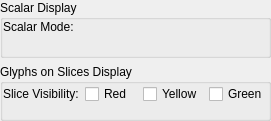
<?xml version="1.0" encoding="UTF-8"?>
<ui version="4.0">
 <class>qCjyxDiffusionTensorVolumeDisplayWidget</class>
 <widget class="qCjyxWidget" name="qCjyxDiffusionTensorVolumeDisplayWidget">
  <property name="geometry">
   <rect>
    <x>0</x>
    <y>0</y>
    <width>271</width>
    <height>121</height>
   </rect>
  </property>
  <property name="windowTitle">
   <string>Tensor Display Properties</string>
  </property>
  <layout class="QVBoxLayout" name="verticalLayout">
   <property name="leftMargin">
    <number>0</number>
   </property>
   <property name="topMargin">
    <number>0</number>
   </property>
   <property name="rightMargin">
    <number>0</number>
   </property>
   <property name="bottomMargin">
    <number>0</number>
   </property>
   <item>
    <widget class="ctkCollapsibleGroupBox" name="CollapsibleGroupBox_2">
     <property name="title">
      <string>Scalar Display</string>
     </property>
     <layout class="QFormLayout" name="formLayout">
      <property name="leftMargin">
       <number>0</number>
      </property>
      <property name="topMargin">
       <number>0</number>
      </property>
      <property name="rightMargin">
       <number>0</number>
      </property>
      <property name="bottomMargin">
       <number>0</number>
      </property>
      <item row="0" column="0">
       <widget class="QLabel" name="ScalarInvariantLabel">
        <property name="text">
         <string>Scalar Mode:</string>
        </property>
       </widget>
      </item>
      <item row="0" column="1">
       <widget class="qDMMLScalarInvariantComboBox" name="ScalarInvariantComboBox"/>
      </item>
      <item row="1" column="0" colspan="2">
       <widget class="qCjyxScalarVolumeDisplayWidget" name="ScalarVolumeDisplayWidget" native="true"/>
      </item>
     </layout>
    </widget>
   </item>
   <item>
    <widget class="ctkCollapsibleGroupBox" name="GlyphsOnSlicesDisplayCollapsibleGroupBox">
     <property name="title">
      <string>Glyphs on Slices Display</string>
     </property>
     <layout class="QFormLayout" name="formLayout_4">
      <property name="fieldGrowthPolicy">
       <enum>QFormLayout::AllNonFixedFieldsGrow</enum>
      </property>
      <property name="leftMargin">
       <number>0</number>
      </property>
      <property name="topMargin">
       <number>0</number>
      </property>
      <property name="rightMargin">
       <number>0</number>
      </property>
      <property name="bottomMargin">
       <number>0</number>
      </property>
      <item row="0" column="0">
       <widget class="QLabel" name="GlyphVisibilityLabel">
        <property name="text">
         <string>Slice Visibility:</string>
        </property>
       </widget>
      </item>
      <item row="0" column="1">
       <layout class="QHBoxLayout" name="horizontalLayout">
        <item>
         <widget class="QCheckBox" name="RedSliceCheckBox">
          <property name="text">
           <string>Red</string>
          </property>
         </widget>
        </item>
        <item>
         <widget class="QCheckBox" name="YellowSliceCheckBox">
          <property name="text">
           <string>Yellow</string>
          </property>
         </widget>
        </item>
        <item>
         <widget class="QCheckBox" name="GreenSliceCheckBox">
          <property name="text">
           <string>Green</string>
          </property>
         </widget>
        </item>
       </layout>
      </item>
      <item row="1" column="0" colspan="2">
       <widget class="qCjyxDTISliceDisplayWidget" name="DTISliceDisplayWidget" native="true"/>
      </item>
     </layout>
    </widget>
   </item>
  </layout>
 </widget>
 <customwidgets>
  <customwidget>
   <class>qDMMLScalarInvariantComboBox</class>
   <extends>QWidget</extends>
   <header>qDMMLScalarInvariantComboBox.h</header>
  </customwidget>
  <customwidget>
   <class>qCjyxWidget</class>
   <extends>QWidget</extends>
   <header>qCjyxWidget.h</header>
   <container>1</container>
  </customwidget>
  <customwidget>
   <class>ctkCollapsibleGroupBox</class>
   <extends>QGroupBox</extends>
   <header>ctkCollapsibleGroupBox.h</header>
   <container>1</container>
  </customwidget>
  <customwidget>
   <class>qCjyxScalarVolumeDisplayWidget</class>
   <extends>QWidget</extends>
   <header>qCjyxScalarVolumeDisplayWidget.h</header>
   <container>1</container>
   <slots>
    <slot>setDMMLScene(vtkDMMLScene*)</slot>
   </slots>
  </customwidget>
  <customwidget>
   <class>qCjyxDTISliceDisplayWidget</class>
   <extends>QWidget</extends>
   <header>qCjyxDTISliceDisplayWidget.h</header>
   <container>1</container>
   <slots>
    <slot>setDMMLScene(vtkDMMLScene*)</slot>
   </slots>
  </customwidget>
 </customwidgets>
 <resources/>
 <connections>
  <connection>
   <sender>qCjyxDiffusionTensorVolumeDisplayWidget</sender>
   <signal>dmmlSceneChanged(vtkDMMLScene*)</signal>
   <receiver>ScalarVolumeDisplayWidget</receiver>
   <slot>setDMMLScene(vtkDMMLScene*)</slot>
   <hints>
    <hint type="sourcelabel">
     <x>44</x>
     <y>66</y>
    </hint>
    <hint type="destinationlabel">
     <x>49</x>
     <y>61</y>
    </hint>
   </hints>
  </connection>
  <connection>
   <sender>qCjyxDiffusionTensorVolumeDisplayWidget</sender>
   <signal>dmmlSceneChanged(vtkDMMLScene*)</signal>
   <receiver>DTISliceDisplayWidget</receiver>
   <slot>setDMMLScene(vtkDMMLScene*)</slot>
   <hints>
    <hint type="sourcelabel">
     <x>231</x>
     <y>131</y>
    </hint>
    <hint type="destinationlabel">
     <x>236</x>
     <y>125</y>
    </hint>
   </hints>
  </connection>
 </connections>
</ui>
